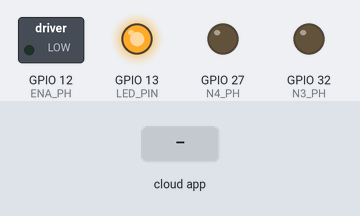
This sketch was run on a simulated ESP32. Shown: switched loads named in the sketch (green lamp = pin HIGH), output pins drawn as LEDs (lit = HIGH). Inputs (shaded band) come from the test bench. The ROS host is connected and sends only what is stated.

Above: at 1.2 s.
1.3 s: the phone or cloud app sets Azul_Setpoint to 0
At 2.5 s:
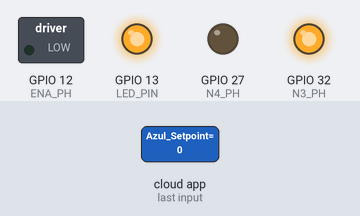
Timing chart, 0 to 4.3 s (numbered marks = the images above; inputs shaded):
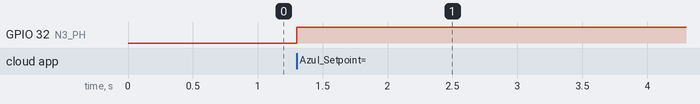

Measured:
- after the input at 1.3 s, GPIO 32 (N3_PH): LOW → HIGH at once

The sketch:

Reto.ino
```cpp
#include <micro_ros_arduino.h>
#include <stdio.h>
#include <rcl/rcl.h>
#include <rcl/error_handling.h>
#include <rclc/rclc.h>
#include <rclc/executor.h>
#include <std_msgs/msg/float32.h>

//inicializamos variables para la comunicacion entre ros2 y microros
rcl_publisher_t publisher;
std_msgs__msg__Float32 msg;
rclc_executor_t executor;
rclc_support_t support;
rcl_allocator_t allocator;
rcl_node_t node;
rcl_subscription_t subscriber;
rcl_timer_t timer;

//variables para el calculo de la velocidad con el encoder
int32_t tiempo_act = 0, tiempo_ant = 0, delta_tiempo = 2e9; // Variables para calcular el delta de tiempo
int pwm = 0;                                                // valor de salida al PWM
char opcion;                                                // Letra leida del puerto serial para la direccion del motor
float posicion=0, posactual = 0, posanterior = 0, velocidad = 0;// Posiciones del encoder
float resolucion = 0.0865;                                  // Definir resolución del encoder
int pulsos = 4160;                                          // Número de pulsos a la salida del motorreductor
int32_t contador = 0, contaux = 0, revoluciones;            // Conteo de los pulsos del encoder
volatile bool BSet = 0;                                     //
volatile bool ASet = 0;                                     //
volatile bool encoderDirection = false;

//variables para el caluclo del PID
float KP = 20;
float KD = 2;
float KI = 5;
float TS = .02;
float GN = 0;
float pruv = 0;

//variables para el calculo del error
float med_err = 0;
float error = 0;
float error_prev = 0;
float setpoint_value = 0;

//definimos los pines que utilizaremos
#define LED_PIN 13
#define ENA_PH 12
#define N3_PH 32
#define N4_PH 27
#define ENC_A 25
#define ENC_B 26

#define RCCHECK(fn) { rcl_ret_t temp_rc = fn; if((temp_rc != RCL_RET_OK)){error_loop();}}
#define RCSOFTCHECK(fn) { rcl_ret_t temp_rc = fn; if((temp_rc != RCL_RET_OK)){}}

//Funcion para errores relacionados con la comunicacion entre ros2 y microros
void error_loop(){
  while(1){
    digitalWrite(LED_PIN, !digitalRead(LED_PIN));
    delay(100);
  }
}

void IRAM_ATTR Encoder()
{
  BSet = digitalRead(ENC_B);
  ASet = digitalRead(ENC_A);
  //Si ambas señales leidas son iguales, el motor gira en sentido anti-horario
  //y se incrementa un contador para saber el número de lecturas
  if (BSet == ASet)
  {
    contador++;
    encoderDirection = true;
  }
  //Si ambas señales leídas son distintas, el motor gira en sentido horario
  //y se decrementa un contador para saber el número de lecturas
  else
  {
    contador--;
    encoderDirection = false;
  }
  //Calcular delta de tiempo
  tiempo_act = micros();
  delta_tiempo = tiempo_act - tiempo_ant;
  tiempo_ant = tiempo_act;
}

//Funcion para obtener la posicion del encoder
void pose ()
{
  if (encoderDirection)
  {
    posicion = contador * resolucion; //Convertir a grados
    if (contador >= pulsos) //Contar por revoluciones
    {
      revoluciones++;
      contador = 0;
    }
  }
  else
  {
    posicion = contador * resolucion; //Convertir a grados
    if (contador <= -pulsos) //Contar por revoluciones
    {
      revoluciones--;
      contador = 0;
    }
  }
  //Cálculo de la velocidad mediante un delta de tiempo
  velocidad = 60000000/(pulsos * delta_tiempo);
  med_err = map(velocidad,0,46,0,255);
  //Se pregunta por la velocidad, cuando hay una inversion de giro, para hacerla positiva
  if (velocidad < 0)
    velocidad = abs(velocidad);
  encoderDirection = false; // Reiniciar la variable después de usarla

}

//Funcion para la implementacion del error, PID y pwm
void PWM_int(float spv){
  //obtenemos el dato que nos manda ros 2 y le implementamos un pwm sensillo
  int pwm = int(spv * 255);
  //tomamos las lecturas del error y obtenemos el error
  error = pwm - med_err;
  //implementamos PID
  GN = KP*error+(KD/TS)*(error-error_prev)+(KI*TS)*(error+error_prev);
  //asignamos el valor actual de error a error_prev
  error_prev = error;
  //mandamos el dato dependiendo si es positio o negativo para cambiar la direccion
  if (GN >= 0 && GN <= 255) {
    digitalWrite(N3_PH, HIGH);
    digitalWrite(N4_PH, LOW);
    analogWrite(ENA_PH, abs(GN));
  }
  else if (GN >= -255 && GN <= 0) {
    digitalWrite(N3_PH, LOW);
    digitalWrite(N4_PH, HIGH);
    analogWrite(ENA_PH, abs(GN));
  }
}

//funciones para la comunicacion
void subscription_callback(const void * msgin) {
  const std_msgs__msg__Float32 * msg = (const std_msgs__msg__Float32 *)msgin;
  setpoint_value = msg->data;
  PWM_int(setpoint_value); // Corrección: Asegurar que PWM_int esté correctamente definido
}
void timer_callback(rcl_timer_t * timer, int64_t last_call_time)
{
  RCLC_UNUSED(last_call_time);
  if (timer != NULL) {
    //int pwm = int(setpoint_value * 255);
    msg.data = setpoint_value;
    RCSOFTCHECK(rcl_publish(&publisher, &msg, NULL));
  }
}

void setup() {
  Serial.begin(9600);
  set_microros_transports();

  pinMode(LED_PIN, OUTPUT);
  pinMode(ENA_PH, OUTPUT);
  pinMode(N3_PH, OUTPUT);
  pinMode(N4_PH, OUTPUT);
  pinMode(ENC_A, INPUT);
  pinMode(ENC_B, INPUT);
  digitalWrite(LED_PIN, HIGH);

  //delay(2000);

  allocator = rcl_get_default_allocator();

  RCCHECK(rclc_support_init(&support, 0, NULL, &allocator));

  RCCHECK(rclc_node_init_default(&node, "Azul_Controler", "", &support));


  RCCHECK(rclc_subscription_init_default(&subscriber, &node, ROSIDL_GET_MSG_TYPE_SUPPORT(std_msgs, msg, Float32), "Azul_Setpoint"));

  RCCHECK(rclc_publisher_init_default(
    &publisher,
    &node,
    ROSIDL_GET_MSG_TYPE_SUPPORT(std_msgs, msg, Float32),
    "Azul_Controler"));

  // create subscriber
  RCCHECK(rclc_subscription_init_default(
    &subscriber,
    &node,
    ROSIDL_GET_MSG_TYPE_SUPPORT(std_msgs, msg, Float32),
    "Azul_Setpoint"));

  const unsigned int timer_timeout = .01;
  RCCHECK(rclc_timer_init_default(
    &timer,
    &support,
    RCL_MS_TO_NS(timer_timeout),
    timer_callback));

  RCCHECK(rclc_executor_init(&executor, &support.context, 2, &allocator));
  RCCHECK(rclc_executor_add_timer(&executor, &timer));
  RCCHECK(rclc_executor_add_subscription(&executor, &subscriber, &msg, &subscription_callback, ON_NEW_DATA));
}


void loop() {
  delay(1);
  RCSOFTCHECK(rclc_executor_spin_some(&executor, RCL_MS_TO_NS(100)));
  // Aquí puedes implementar la lógica para utilizar `setpoint_value` con tu controlador motor
}
```
